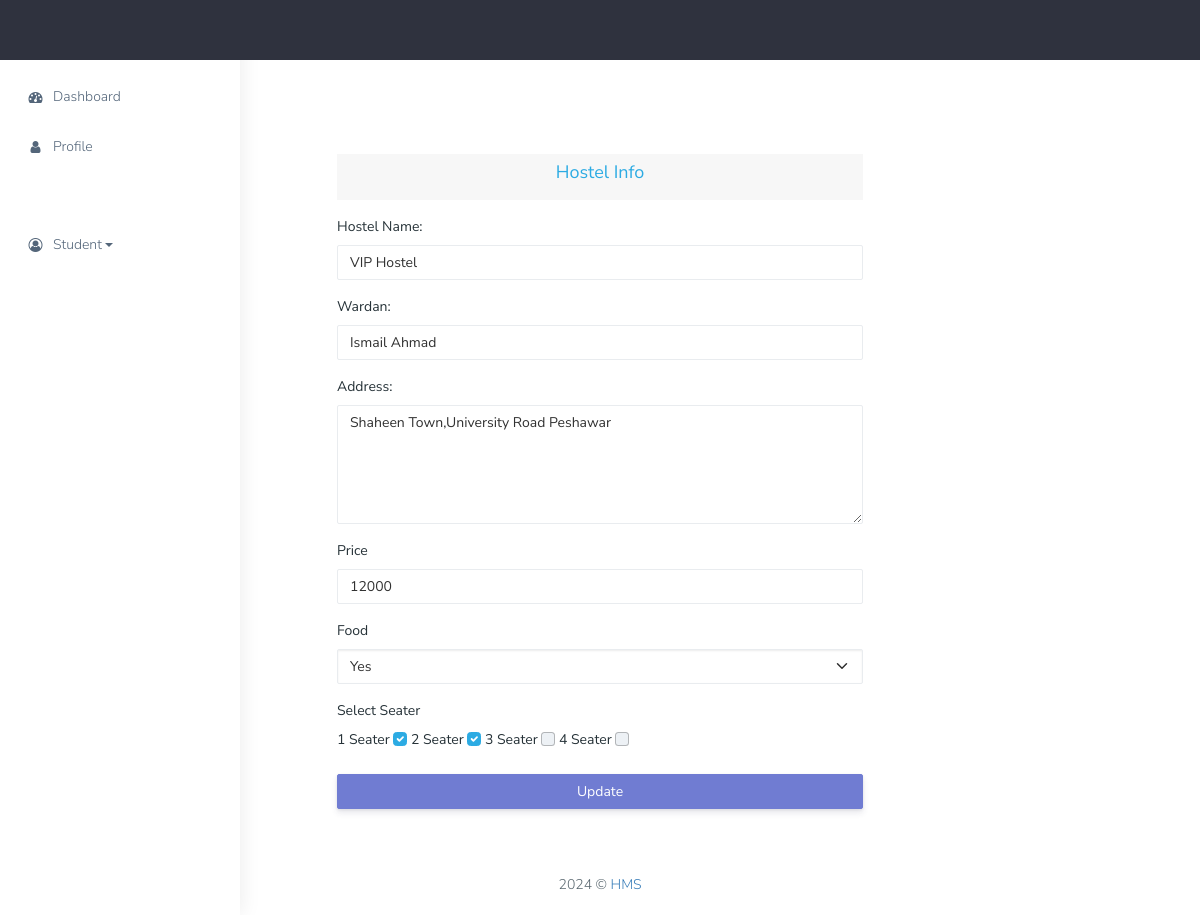
The app's page /dashboard/admin/hostel/hostel-edit.php?idhosteledit=7 (signed in) with its own data.
### tables this page shows
CREATE TABLE `hostel_info` (
  `hostel_info_id` int(11) NOT NULL,
  `hostel_id` varchar(255) NOT NULL,
  `seater` varchar(255) NOT NULL,
  `price` varchar(255) NOT NULL,
  `food` varchar(255) NOT NULL
);

CREATE TABLE `hostel` (
  `id` int(11) NOT NULL,
  `name` varchar(255) NOT NULL,
  `incharge` varchar(255) NOT NULL,
  `incharge_contact` varchar(255) NOT NULL,
  `uploaded_by` varchar(255) NOT NULL,
  `address` text NOT NULL
);

### dashboard/admin/hostel/hostel-edit.php (the view, shortened to what this page needs)
<?php
include '../include/header.php';
include '../include/main-content.php';
include '../include/database.php';
$address = $incharge = $name = $price = $food = $images = $display = $seater = $list = $error = $msg = "";
if(isset($_GET['idhosteledit']))
 {
    $id = $_GET['idhosteledit'];
    $query = "SELECT hostel.id, hostel.name,hostel.incharge,hostel.address,hostel_info.price,
    hostel_info.food,hostel_info.seater FROM hostel  JOIN hostel_info
    ON hostel.id = hostel_info.hostel_id
     WHERE hostel.id='$id'";
    $user = mysqli_query($conn, $query);
    if (mysqli_num_rows($user) > 0) {
        while($row = mysqli_fetch_assoc($user)) {
            $name = $row['name'];
            $incharge = $row['incharge'];
            $address = $row['address'];
            $price = $row['price'];
            $food = $row['food'];
            $seater = $row['seater'];
            $list = explode(',',$seater);
        }
    }
 }
?>
<div class="container">
    <div class="row">
        <div class="col-sm-3"></div>
        <div class="col-sm-6">
            <div class="card mt-3 mt-5">
                <div class="card-body ">
                <div class="card-header"><h4 class="text-info text-center">Hostel Info</h4></div>
                <form action="<?php echo htmlspecialchars($_SERVER["PHP_SELF"]);?>" method="POST" >
                     <div class="mb-3 mt-3">
                            <label for="name" class="form-label">Hostel Name:</label>
                            <input type="text" class="form-control" id="name" placeholder="Enter Hostel Name" name="name" value="<?php echo $name;?>">
                        </div>
                        <div class="mb-3 mt-3">
                            <label for="incharge" class="form-label">Wardan:</label>
                            <input type="text" class="form-control" id="incharge" placeholder="Enter incharge Name" name="incharge" value="<?php echo $incharge;?>">
                          </div>
                        <div class="mb-3">
                            <label for="address">Address:</label>
                            <textarea class="form-control" rows="5" id="address" name="address"><?php echo $address;?></textarea>
                        </div>
                        <div class="mb-3 mt-3">
                            <label for="price" class="form-label">Price</label>
                            <input type="text" class="form-control" id="price" placeholder="Enter Price per head" name="price" value="<?php echo $price;?>">
                          </div>
                          <div class="mb-3 mt-3">
                            <label for="food" class="form-label">Food</label>
                            <select class="form-select" id="food" name="food" aria-label="Default select example">
                                <option value="yes" <?php if($food == 'yes'){echo "selected";}?>> Yes</option>
                            </select>
                        </div>
                        <div class="mb-3 mt-3">
                             <label  class="form-label">Select Seater</label><br>
                            <label for="one" class="form-label">1 Seater</label>
                            <input class="form-check-input" type="checkbox" id="mySwitch" name="one" value="1" <?php if(in_array('1',$list)){echo "checked='checked'";}?>>
                            <label for="two" class="form-label">2 Seater</label>
                            <input class="form-check-input" type="checkbox" id="mySwitch" name="two" value="2" <?php if(in_array('2',$list)){echo "checked='checked'";}?>>
                            <label for="three" class="form-label">3 Seater</label>
                            <input class="form-check-input" type="checkbox" id="mySwitch" name="three" value="3" <?php if(in_array('3',$list)){echo "checked='checked'";}?>>
                            <label for="four" class="form-label">4 Seater</label>
                            <input class="form-check-input" type="checkbox" id="mySwitch" name="four" value="4" <?php if(in_array('4',$list)){echo "checked='checked'";}?>>
                        </div>
                        <div class="d-grid">
                            <button type="submit" name="submit" class="btn btn-primary btn-block">Update</button>
                        </div>
                    </form>
                </div>
            </div>
        </div>
    </div>
</div>
<?php include '../include/footer.php';?>

### records on screen
hostel_info: name "VIP Hostel", incharge "Ismail Ahmad", address "Shaheen Town,University Road Peshawar", price "12000", food "Yes", seater "☑"

### other values on screen
$_SESSION['name'] "Student"
